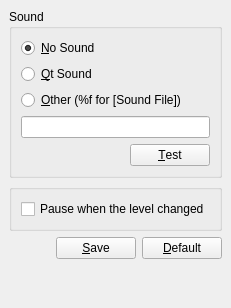
       <widget class="QWidget" name="tabSettings">
        <attribute name="title">
         <string>Settings</string>
        </attribute>
        <layout class="QVBoxLayout">
         <property name="spacing">
          <number>6</number>
         </property>
         <property name="margin">
          <number>9</number>
         </property>
         <item>
          <widget class="QGroupBox" name="grpSound">
           <property name="title">
            <string>Sound</string>
           </property>
           <layout class="QVBoxLayout">
            <property name="spacing">
             <number>6</number>
            </property>
            <property name="margin">
             <number>9</number>
            </property>
            <item>
             <widget class="QRadioButton" name="radioNoSound">
              <property name="text">
               <string>&amp;No Sound</string>
              </property>
              <property name="checked">
               <bool>true</bool>
              </property>
             </widget>
            </item>
            <item>
             <widget class="QRadioButton" name="radioQtSound">
              <property name="text">
               <string>&amp;Qt Sound</string>
              </property>
              <property name="checkable">
               <bool>true</bool>
              </property>
              <property name="checked">
               <bool>false</bool>
              </property>
             </widget>
            </item>
            <item>
             <widget class="QRadioButton" name="radioOtherSound">
              <property name="text">
               <string>&amp;Other (%f for [Sound File])</string>
              </property>
             </widget>
            </item>
            <item>
             <widget class="QLineEdit" name="txtSound">
              <property name="text">
               <string/>
              </property>
             </widget>
            </item>
            <item>
             <layout class="QHBoxLayout">
              <property name="spacing">
               <number>6</number>
              </property>
              <property name="margin">
               <number>0</number>
              </property>
              <item>
               <spacer>
                <property name="orientation">
                 <enum>Qt::Horizontal</enum>
                </property>
                <property name="sizeHint" stdset="0">
                 <size>
                  <width>40</width>
                  <height>20</height>
                 </size>
                </property>
               </spacer>
              </item>
              <item>
               <widget class="QPushButton" name="btnTestSound">
                <property name="text">
                 <string>&amp;Test</string>
                </property>
               </widget>
              </item>
             </layout>
            </item>
           </layout>
          </widget>
         </item>
         <item>
          <widget class="QGroupBox" name="groupBox_5">
           <property name="title">
            <string/>
           </property>
           <layout class="QVBoxLayout">
            <property name="spacing">
             <number>6</number>
            </property>
            <property name="margin">
             <number>9</number>
            </property>
            <item>
             <widget class="QCheckBox" name="chkPause">
              <property name="text">
               <string>Pause when the level changed</string>
              </property>
             </widget>
            </item>
           </layout>
          </widget>
         </item>
         <item>
          <layout class="QHBoxLayout">
           <property name="spacing">
            <number>6</number>
           </property>
           <property name="margin">
            <number>0</number>
           </property>
           <item>
            <spacer>
             <property name="orientation">
              <enum>Qt::Horizontal</enum>
             </property>
             <property name="sizeHint" stdset="0">
              <size>
               <width>40</width>
               <height>20</height>
              </size>
             </property>
            </spacer>
           </item>
           <item>
            <widget class="QPushButton" name="btnSave">
             <property name="toolTip">
              <string>Save Sound Config</string>
             </property>
             <property name="text">
              <string>&amp;Save</string>
             </property>
            </widget>
           </item>
           <item>
            <widget class="QPushButton" name="btnDefaultSettings">
             <property name="text">
              <string>&amp;Default</string>
             </property>
            </widget>
           </item>
          </layout>
         </item>
         <item>
          <spacer>
           <property name="orientation">
            <enum>Qt::Vertical</enum>
           </property>
           <property name="sizeHint" stdset="0">
            <size>
             <width>20</width>
             <height>40</height>
            </size>
           </property>
          </spacer>
         </item>
        </layout>
       </widget>
